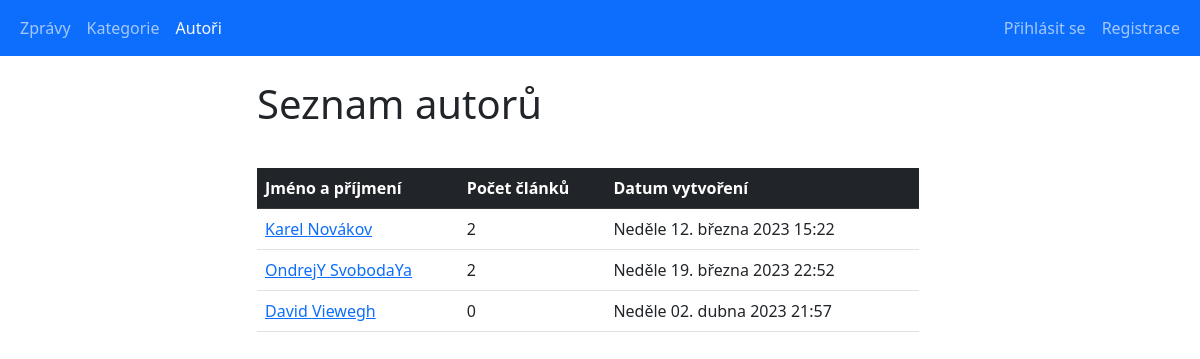
/main_projekt/authors_list.php, run on an earlier commit of the app's database.
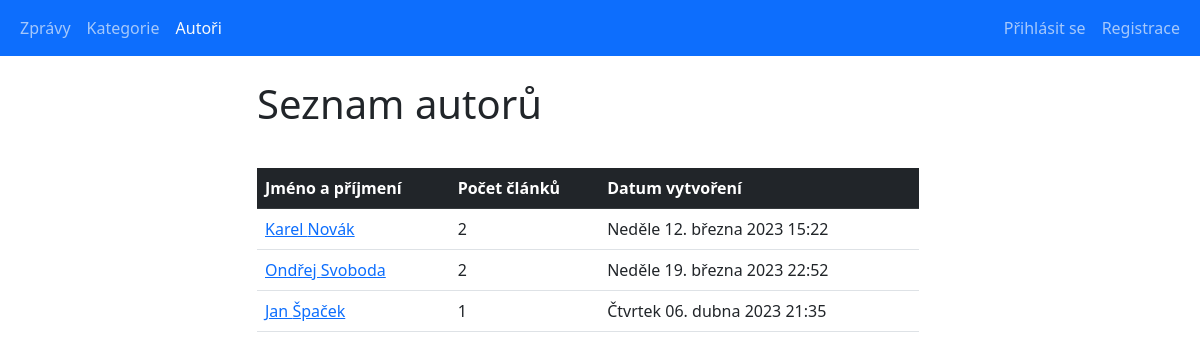
And on a later commit of the database.
### tables this page shows
CREATE TABLE `authors` (
  `id` int(11) UNSIGNED NOT NULL,
  `name` varchar(20) NOT NULL,
  `surname` varchar(20) NOT NULL,
  `created_at` datetime NOT NULL DEFAULT current_timestamp(),
  `username` varchar(50) NOT NULL,
  `password` varchar(255) DEFAULT NULL,
  `role_id` int(10) UNSIGNED DEFAULT NULL
);

### main_projekt/classes/Database.php (called while the page is built, shortened)
<?php
class Database
{
    public function __construct()
    {
        $this->conn = new PDO(self::DSN, self::USERNAME, self::PASSWORD, [
            PDO::ATTR_ERRMODE => PDO::ERRMODE_EXCEPTION,
        ]);
        $this->conn->query('SET NAMES utf8');
    }
}

### main_projekt/classes/AuthHandler.php (called while the page is built, shortened)
<?php
require_once 'Database.php';
class AuthHandler
{
    public function IsUserLoggedIn(): bool {
        return false;
    }
}

### main_projekt/classes/DateUtils.php (called while the page is built)
<?php
class DateUtils {
    public static function DatumCesky(string $date): string
    {
        $englishDate = (new Datetime($date))->format('l d. F Y H:i');
        $men = [
            'January', 'February', 'March', 'April', 'May',
            'June', 'July', 'August', 'September', 'October',
            'November', 'December'
        ];
        $mcz = [
            'ledna', 'února', 'března', 'dubna', 'května',
            'června', 'července', 'srpna', 'září', 'října',
            'listopadu', 'prosince'
        ];
        $englishDate = str_replace($men, $mcz, $englishDate);
        $den = [
            'Monday', 'Tuesday', 'Wednesday', 'Thursday',
            'Friday', 'Saturday', 'Sunday'
        ];
        $dcz = [
            'Pondělí', 'Úterý', 'Středa', 'Čtvrtek',
            'Pátek', 'Sobota', 'Neděle'
        ];
        return str_replace($den, $dcz, $englishDate);
    }
}

### main_projekt/authors_list.php (the view, shortened to what this page needs)
<?php
require_once 'classes/Database.php';
require_once 'classes/DateUtils.php';
require_once 'classes/AuthHandler.php';
$auth = new AuthHandler();
$db = new Database();
if ($auth->IsUserLoggedIn()) {
    $sql = 'SELECT *,
        (select count(*) from articles where author_id = ath.id and is_published = 1) as articles_count_published,
        (select count(*) from articles where author_id = ath.id and is_published = 0) as articles_count_not_published,
        case ath.id when :current_user_id then 1 else 0 end as OWNED_BY_CURRENT_USER
        from authors ath
        order by OWNED_BY_CURRENT_USER DESC';
    $stmt = $db->conn->prepare($sql);
    $stmt->execute([
        ':current_user_id' => $auth->GetCurrentUserDetails()['user_id'],
    ]);
}
else {
    $sql = 'SELECT *,
        (select count(*) from articles where author_id = ath.id and is_published = 1) as articles_count_published
        from authors ath';
    $stmt = $db->conn->prepare($sql);
    $stmt->execute();
}
$authors = $stmt->fetchAll(PDO::FETCH_ASSOC);
?>
<!doctype html>
<html lang="cs">
<head>
    <link rel="stylesheet" href="./bootstrap/css/bootstrap.min.css">
    <link rel="stylesheet" href="./styles/index.css">
</head>
<body>
<?php include_once 'reusable_components/navbar.php'; ?>
<div class="container-fluid row justify-content-center">
    <div class="col-sm-10 col-lg-7">
        <div class="mb-4">
            <h1>Seznam autorů</h1>
        </div>
        <div>
            <table class="table align-middle table-responsive">
                <thead class="table-dark">
                    <tr>
                        <th>Jméno a příjmení</th>
                        <th>Počet článků</th>
                        <th>Datum vytvoření</th>
                        <th></th>
                    </tr>
                </thead>
                <tbody>
                <?php foreach($authors as $author): ?>
                    <tr>
                        <td>
                            <a href="authors_detail.php?id=<?= $author['id'] ?>">
                                <?= $author['name'].' '.$author['surname'] ?>
                            </a>
                        </td>
                        <td>
                            <?php if ($auth->IsUserLoggedIn()): ?>
                                <?= $author['articles_count_published'].' veřejné, '.$author['articles_count_not_published'].' skryté' ?>
                            <?php else: ?>
                                <?= $author['articles_count_published'] ?>
                            <?php endif; ?>
                        </td>
                        <td>
                            <?= DateUtils::DatumCesky($author['created_at']) ?>
                        </td>
                        <td class="text-end">
                        </td>
                    </tr>
                <?php endforeach; ?>
                </tbody>
            </table>
        </div>
    </div>
</div>
</body>
</html>

What changed in the data, as far as the page shows it:
removed authors: name "David", surname "Viewegh", articles_count_published "0", created_at "Neděle 02. dubna 2023 21:57"
changed authors "Karel": surname "Novákov" → "Novák"
changed authors: name "OndrejY" → "Ondřej"; surname "SvobodaYa" → "Svoboda"
added authors: name "Jan", surname "Špaček", articles_count_published "1", created_at "Čtvrtek 06. dubna 2023 21:35"
